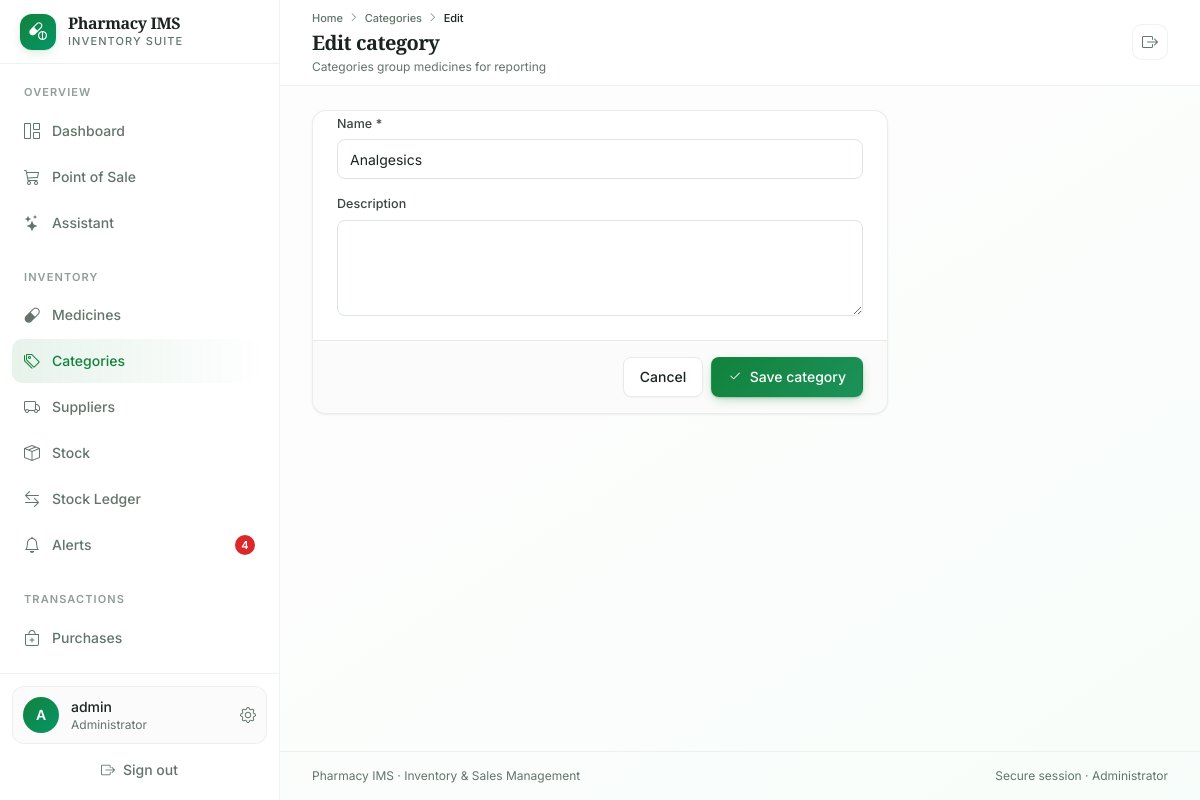
The app's page /inventory/categories/edit/7/ (signed in) with its own data.
### accounts/models.py (models this page shows, shortened)
class CustomUser(AbstractUser):
    ROLE_CHOICES = (
        ('admin', 'Administrator'),
        ('pharmacist', 'Pharmacist'),
        ('cashier', 'Cashier'),
        ('inventory_clerk', 'Inventory Clerk'),
    )
    role = models.CharField(max_length=20, choices=ROLE_CHOICES, default='cashier')
    phone = models.CharField(max_length=15, blank=True, null=True)
    license_no = models.CharField(max_length=50, blank=True, null=True, help_text='For Pharmacist')
    status = models.BooleanField(default=True)
    otp_secret = models.CharField(max_length=64, blank=True)
    otp_enabled = models.BooleanField(default=False)

### inventory/models.py (models this page shows, shortened)
class Category(models.Model):
    name = models.CharField(max_length=100, unique=True)
    description = models.TextField(blank=True, null=True)
    created_at = models.DateTimeField(auto_now_add=True)
    class Meta:
        verbose_name_plural = 'Categories'

### inventory/views.py (the view)
# urls.py: path('categories/edit/<int:pk>/', views.category_edit, name='category_edit'),
@capability_required('manage_inventory')
def category_edit(request, pk):
    category = get_object_or_404(Category, pk=pk)
    form = CategoryForm(request.POST or None, instance=category)
    if request.method == 'POST' and form.is_valid():
        category = form.save()
        log(request.user, 'update', category, f'Updated category {category.name}', request)
        messages.success(request, 'Category updated successfully.')
        return redirect('category_list')
    return render(request, 'inventory/category_add.html', {'form': form, 'category': category})

### templates/inventory/category_add.html (shortened to what this page needs)
{% extends 'base.html' %}
{% block page_title %}{% if category %}Edit category{% else %}Add category{% endif %}{% endblock %}
{% block page_subtitle %}Categories group medicines for reporting{% endblock %}
{% block breadcrumbs %}
<i class="bi bi-chevron-right text-[0.6rem]"></i>
<a href="{% url 'category_list' %}" class="transition-colors hover:text-foreground">Categories</a>
<i class="bi bi-chevron-right text-[0.6rem]"></i>
<span class="text-foreground">{% if category %}Edit{% else %}Add{% endif %}</span>
{% endblock %}
{% block content %}
<div class="card max-w-xl">
    <form method="post">
        <div class="card-content space-y-4">
            {% include 'partials/form_fields.html' %}
        </div>
        <div class="card-footer flex items-center justify-end gap-2 border-t border-border">
            <a href="{% url 'category_list' %}" class="btn btn-outline">Cancel</a>
            <button class="btn btn-primary"><i class="bi bi-check2"></i> Save category</button>
        </div>
    </form>
</div>
{% endblock %}

### templates/base.html (shortened to what this page needs)
<!DOCTYPE html>
{% load static %}
<html lang="en" class="h-full">
<head>
    <link rel="stylesheet" href="https://cdn.jsdelivr.net/npm/bootstrap-icons@1.11.3/font/bootstrap-icons.min.css">
    <script src="https://cdn.tailwindcss.com"></script>
    <link rel="stylesheet" href="{% static 'css/app.css' %}">
</head>
<body class="min-h-screen bg-gradient-to-br from-background via-background to-emerald-50/30 font-sans text-foreground antialiased">
    {% if user.is_authenticated %}
    {% with url_name=request.resolver_match.url_name %}
    <div class="min-h-screen w-full lg:grid lg:grid-cols-[280px_minmax(0,1fr)]">
        <aside id="sidebar" class="fixed inset-y-0 left-0 z-50 flex w-[280px] -translate-x-full flex-col border-r border-border/60 bg-card transition-transform duration-300 ease-out lg:sticky lg:top-0 lg:h-screen lg:translate-x-0">
            <div class="flex h-16 shrink-0 items-center justify-between border-b border-border/60 px-5">
                <a href="{% url 'dashboard' %}" class="flex items-center gap-3">
                    <div class="flex h-9 w-9 items-center justify-center rounded-xl bg-gradient-to-br from-primary to-emerald-600 text-primary-foreground shadow-glow">
                        <i class="bi bi-capsule-pill text-lg"></i>
                    </div>
                    <div>
                        <div class="font-display text-base font-semibold leading-tight tracking-tight">{{ pharmacy.name|default:"Pharmacy IMS" }}</div>
                        <div class="text-[11px] font-medium uppercase tracking-widest text-muted-foreground">Inventory Suite</div>
                    </div>
                </a>
            </div>
            <div class="flex-1 overflow-y-auto px-3 py-5">
                <nav class="space-y-6">
                    <div>
                        <p class="mb-2 px-3 text-[11px] font-semibold uppercase tracking-widest text-muted-foreground/70">Overview</p>
                        <div class="space-y-0.5">
                            <a href="{% url 'dashboard' %}" class="group flex items-center gap-3 rounded-lg px-3 py-2.5 text-sm font-medium text-muted-foreground transition-colors hover:bg-accent hover:text-accent-foreground ">
                                <i class="bi bi-grid-1x2 text-base {% if url_name == 'dashboard' %}text-primary{% endif %}"></i>
                                <span>Dashboard</span>
                            </a>
                            {% if nav_perms.sell %}
                            <a href="{% url 'pos_index' %}" class="group flex items-center gap-3 rounded-lg px-3 py-2.5 text-sm font-medium text-muted-foreground transition-colors hover:bg-accent hover:text-accent-foreground ">
                                <i class="bi bi-cart3 text-base {% if url_name == 'pos_index' %}text-primary{% endif %}"></i>
                                <span>Point of Sale</span>
                            </a>
                            {% endif %}
                            {% if nav_perms.use_assistant %}
                            <a href="{% url 'assistant_index' %}" class="group flex items-center gap-3 rounded-lg px-3 py-2.5 text-sm font-medium text-muted-foreground transition-colors hover:bg-accent hover:text-accent-foreground ">
                                <i class="bi bi-stars text-base {% if 'assistant' in url_name %}text-primary{% endif %}"></i>
                                <span>Assistant</span>
                            </a>
                            {% endif %}
                        </div>
                    </div>
                    {% if nav_perms.manage_inventory %}
                    <div>
                        <p class="mb-2 px-3 text-[11px] font-semibold uppercase tracking-widest text-muted-foreground/70">Inventory</p>
                        <div class="space-y-0.5">
                            <a href="{% url 'medicine_list' %}" class="group flex items-center gap-3 rounded-lg px-3 py-2.5 text-sm font-medium text-muted-foreground transition-colors hover:bg-accent hover:text-accent-foreground ">
                                <i class="bi bi-capsule text-base"></i>
                                <span>Medicines</span>
                            </a>
                            <a href="{% url 'category_list' %}" class="group flex items-center gap-3 rounded-lg px-3 py-2.5 text-sm font-medium text-muted-foreground transition-colors hover:bg-accent hover:text-accent-foreground {% if 'category' in url_name %}!bg-gradient-to-r !from-primary/10 !to-transparent !text-primary{% endif %}">
                                <i class="bi bi-tags text-base"></i>
                                <span>Categories</span>
                            </a>
                            <a href="{% url 'supplier_list' %}" class="group flex items-center gap-3 rounded-lg px-3 py-2.5 text-sm font-medium text-muted-foreground transition-colors hover:bg-accent hover:text-accent-foreground ">
                                <i class="bi bi-truck text-base"></i>
                                <span>Suppliers</span>
                            </a>
                            <a href="{% url 'inventory_list' %}" class="group flex items-center gap-3 rounded-lg px-3 py-2.5 text-sm font-medium text-muted-foreground transition-colors hover:bg-accent hover:text-accent-foreground ">
                                <i class="bi bi-box-seam text-base"></i>
                                <span>Stock</span>
                            </a>
                            <a href="{% url 'stock_movements' %}" class="group flex items-center gap-3 rounded-lg px-3 py-2.5 text-sm font-medium text-muted-foreground transition-colors hover:bg-accent hover:text-accent-foreground ">
                                <i class="bi bi-arrow-left-right text-base"></i>
                                <span>Stock Ledger</span>
                            </a>
                            <a href="{% url 'alerts' %}" class="group flex items-center gap-3 rounded-lg px-3 py-2.5 text-sm font-medium text-muted-foreground transition-colors hover:bg-accent hover:text-accent-foreground ">
                                <i class="bi bi-bell text-base"></i>
                                <span>Alerts</span>
                                {% if alert_counts.total %}<span class="ml-auto inline-flex h-5 min-w-5 items-center justify-center rounded-full bg-destructive px-1.5 text-[11px] font-semibold text-destructive-foreground">{{ alert_counts.total }}</span>{% endif %}
                            </a>
                        </div>
                    </div>
                    {% endif %}
                    <div>
                        <p class="mb-2 px-3 text-[11px] font-semibold uppercase tracking-widest text-muted-foreground/70">Transactions</p>
                        <div class="space-y-0.5">
                            {% if nav_perms.manage_purchases %}
                            <a href="{% url 'purchase_list' %}" class="group flex items-center gap-3 rounded-lg px-3 py-2.5 text-sm font-medium text-muted-foreground transition-colors hover:bg-accent hover:text-accent-foreground ">
                                <i class="bi bi-bag-plus text-base"></i>
                                <span>Purchases</span>
                            </a>
                            {% endif %}
                            {% if nav_perms.view_sales %}
                            <a href="{% url 'sales_list' %}" class="group flex items-center gap-3 rounded-lg px-3 py-2.5 text-sm font-medium text-muted-foreground transition-colors hover:bg-accent hover:text-accent-foreground ">
                                <i class="bi bi-receipt text-base"></i>
                            </a>
                            {% endif %}
                        </div>
                    </div>
                </nav>
            </div>
            <div class="shrink-0 border-t border-border/60 p-3">
                <a href="{% url 'security_settings' %}" class="flex items-center gap-3 rounded-xl border border-border/60 bg-muted/40 p-2.5 transition-colors hover:bg-accent">
                    <div class="flex h-9 w-9 shrink-0 items-center justify-center rounded-full bg-gradient-to-br from-primary to-emerald-600 text-primary-foreground">
                        <span class="text-sm font-semibold">{{ user.username|slice:":1"|upper }}</span>
                    </div>
                    <div class="min-w-0 flex-1">
                        <p class="truncate text-sm font-medium">{{ user.get_full_name|default:user.username }}</p>
                        <p class="truncate text-xs text-muted-foreground">{{ user.get_role_display }}</p>
                    </div>
                    <i class="bi bi-gear text-muted-foreground"></i>
                </a>
                <form method="post" action="{% url 'logout' %}" class="mt-2">
                    <button class="flex w-full items-center justify-center gap-2 rounded-lg px-3 py-2 text-sm font-medium text-muted-foreground transition-colors hover:bg-destructive/10 hover:text-destructive">
                        <i class="bi bi-box-arrow-right"></i>
                        Sign out
                    </button>
                </form>
            </div>
        </aside>
        <div class="flex min-h-screen min-w-0 flex-col">
            <header class="sticky top-0 z-30 border-b border-border/60 bg-card/85 backdrop-blur-xl">
                <div class="flex min-h-16 flex-wrap items-center gap-3 px-4 py-2.5 sm:px-6 lg:px-8">
                    <div class="min-w-0 flex-1">
                        <nav class="mb-0.5 hidden items-center gap-1.5 text-[11px] font-medium text-muted-foreground sm:flex" aria-label="Breadcrumb">
                            <a href="{% url 'dashboard' %}" class="transition-colors hover:text-foreground">Home</a>
                            {% block breadcrumbs %}{% endblock %}
                        </nav>
                        <h1 class="truncate font-display text-xl font-semibold tracking-tight">{% block page_title %}Dashboard{% endblock %}</h1>
                        <p class="mt-0.5 truncate text-xs text-muted-foreground">{% block page_subtitle %}{% endblock %}</p>
                    </div>
                    <div class="flex w-full flex-nowrap items-center justify-start gap-2 overflow-x-auto pb-0.5 sm:w-auto sm:flex-wrap sm:justify-end sm:overflow-visible sm:pb-0">
                        <form method="post" action="{% url 'logout' %}" class="shrink-0">
                            <button type="submit" class="inline-flex h-9 w-9 items-center justify-center rounded-lg border border-border/60 bg-card text-muted-foreground transition-colors hover:bg-destructive/10 hover:text-destructive" title="Sign out" aria-label="Sign out">
                                <i class="bi bi-box-arrow-right"></i>
                            </button>
                        </form>
                    </div>
                </div>
            </header>
            <main class="flex-1 px-4 py-6 sm:px-6 lg:px-8">
                {% block content %}{% endblock %}
            </main>
            <footer class="border-t border-border/60 px-4 py-4 text-xs text-muted-foreground sm:px-6 lg:px-8">
                <div class="flex flex-col items-center justify-between gap-2 sm:flex-row">
                    <span>{{ pharmacy.name|default:"Pharmacy IMS" }} · Inventory &amp; Sales Management</span>
                    <span>Secure session · {{ user.get_role_display }}</span>
                </div>
            </footer>
        </div>
    </div>
    {% endwith %}
    {% else %}
    {% block auth_content %}{% endblock %}
    {% endif %}
</body>
</html>

### templates/partials/form_fields.html (shortened to what this page needs)
{% for field in form %}
<div class="field">
    {% if field.widget_type == 'checkbox' %}
    <label class="flex items-center gap-2.5 text-sm font-medium" for="{{ field.id_for_label }}">
        {{ field }}
        <span>{{ field.label }}</span>
    </label>
    {% else %}
    <label class="label" for="{{ field.id_for_label }}">{{ field.label }}{% if field.field.required %} *{% endif %}</label>
    {{ field }}
    {% endif %}
</div>
{% endfor %}

### records on screen
CustomUser: username "A", get_full_name "admin", role "Administrator"
Category: form "Analgesics"

### other values on screen
{{ pharmacy.name|default:"Pharmacy IMS" }} "Pharmacy IMS"
{{ alert_counts.total }} "4"
{{ field.label }} "Name" "Description"
